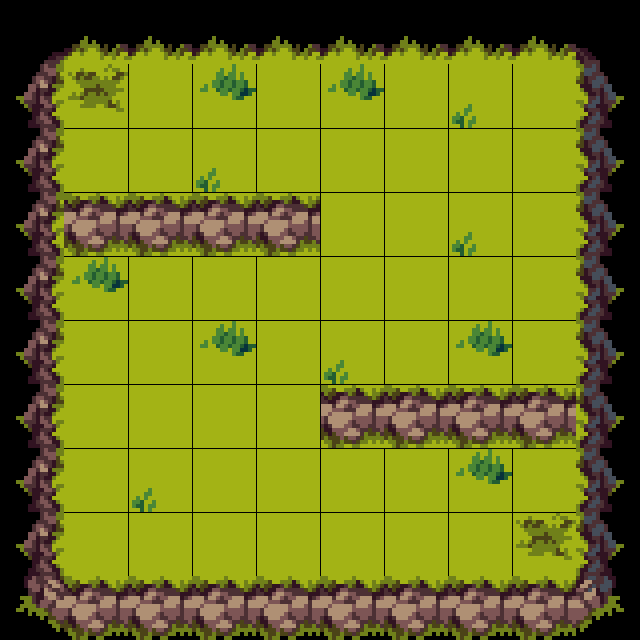

Rendered tile map (Tiled .tmx) drawn with the repository's tilesets; below, a short description and the full map source, tile grids included:
An orthogonal 10x10 tile map with 64x64 px tiles, 3 tile layers (Base, Mountains, grid) and 4 objects (city1, tank1, city2, tank2).

<map version="1.10" tiledversion="1.11.2" orientation="orthogonal" renderorder="right-down" width="10" height="10" tilewidth="64" tileheight="64" infinite="0" nextlayerid="6" nextobjectid="5">
 <editorsettings>
  <export format="tmx" />
 </editorsettings>
 <tileset firstgid="1" name="Tileset" tilewidth="64" tileheight="64" tilecount="1080" columns="8">
  <image source="Tileset.png" width="512" height="960" />
 </tileset>
 <layer id="1" name="Base" width="10" height="10">
  <data encoding="csv">
28,29,29,29,29,29,29,29,29,30,
36,22,10,10,10,10,10,10,10,38,
36,10,10,10,10,10,10,10,10,38,
36,10,10,10,10,10,10,10,10,38,
36,10,10,10,10,10,10,10,10,38,
36,10,10,10,10,10,10,10,10,38,
36,10,10,10,10,10,10,10,10,38,
36,10,10,10,10,10,10,10,10,38,
36,10,10,10,10,10,10,10,22,38,
44,45,45,45,45,45,45,45,45,46
</data>
 </layer>
 <layer id="2" name="Mountains" width="10" height="10">
  <data encoding="csv">
0,0,0,0,0,0,0,0,0,0,
0,0,0,14,0,14,0,6,0,0,
0,0,0,6,0,0,0,0,0,0,
0,45,45,45,45,0,0,6,0,0,
0,14,0,0,0,0,0,0,0,0,
0,0,0,14,0,6,0,14,0,0,
0,0,0,0,0,45,45,45,45,0,
0,0,6,0,0,0,0,14,0,0,
0,0,0,0,0,0,0,0,0,0,
0,0,0,0,0,0,0,0,0,0
</data>
 </layer>
 <layer id="4" name="grid" width="10" height="10">
  <data encoding="csv">
0,0,0,0,0,0,0,0,0,0,
0,0,58,58,58,58,58,58,58,0,
0,65,50,50,50,50,50,50,50,0,
0,65,65,65,65,50,50,50,50,0,
0,65,50,50,50,50,50,50,50,0,
0,65,50,50,50,50,50,50,50,0,
0,65,50,50,50,67,65,65,65,0,
0,65,50,50,50,50,50,50,50,0,
0,65,50,50,50,50,50,50,50,0,
0,0,0,0,0,0,0,0,0,0
</data>
 </layer>
 <objectgroup id="3" name="Player 1">
  <object id="1" name="Player 1" type="city1" x="512" y="512" width="64" height="64" />
  <object id="2" name="Player 1" type="tank1" x="384" y="512" width="64" height="64" />
 </objectgroup>
 <objectgroup id="5" name="Player 2">
  <object id="3" name="Player 2" type="city2" x="64" y="64" width="64" height="64" />
  <object id="4" name="Player 2" type="tank2" x="192" y="64" width="64" height="64" />
 </objectgroup>
</map>